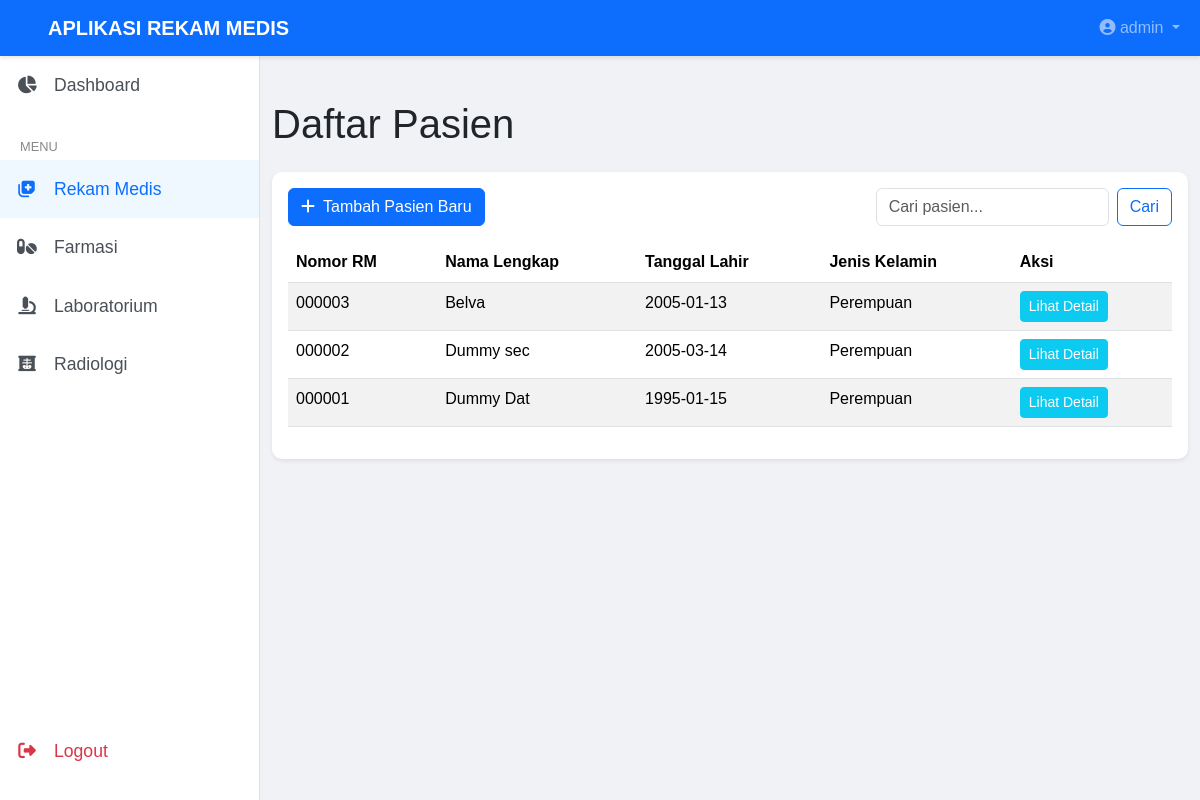
Screenshot of /patients.php (signed in) with the database file from the repository.
### tables this page shows
CREATE TABLE `patients` (
  `patient_id` int(11) NOT NULL,
  `med_record_number` varchar(6) NOT NULL,
  `full_name` varchar(100) NOT NULL,
  `date_of_birth` date NOT NULL,
  `gender` enum('Laki-laki','Perempuan') NOT NULL,
  `address` text DEFAULT NULL,
  `phone_number` varchar(15) DEFAULT NULL,
  `created_at` timestamp NOT NULL DEFAULT current_timestamp()
);

### app/models/Patient.php (called while the page is built, shortened)
<?php
class Patient {
    private $conn;
    public function __construct() {
        $this->conn = new mysqli(DB_HOST, DB_USER, DB_PASS, DB_NAME);
    }
    public function getAllPatients() {
        $sql = "SELECT * FROM patients ORDER BY created_at DESC";
        $result = $this->conn->query($sql);
        $patients = [];
        if ($result->num_rows > 0) {
            while($row = $result->fetch_assoc()) {
                $patients[] = $row;
            }
        }
        return $patients;
    }
}
?>

### patients.php (the view, shortened to what this page needs)
<?php
require_once 'app/models/Patient.php';
$patientModel = new Patient();
$patients = $patientModel->getAllPatients();
function isActive($pageName) {
    $currentPage = basename($_SERVER['PHP_SELF']);
    return $currentPage === $pageName ? 'active' : '';
}
?>
<!DOCTYPE html>
<html lang="id">
<head>
    <link href="https://cdn.jsdelivr.net/npm/bootstrap@5.3.2/dist/css/bootstrap.min.css" rel="stylesheet">
    <link rel="stylesheet" href="https://cdnjs.cloudflare.com/ajax/libs/font-awesome/6.4.0/css/all.min.css">
    <link rel="stylesheet" href="assets/css/style.css">
</head>
<body>
    <nav class="navbar navbar-expand-lg navbar-dark bg-primary fixed-top">
        <div class="container-fluid">
            <a class="navbar-brand fw-bold ms-3" href="#">APLIKASI REKAM MEDIS</a>
            <div class="collapse navbar-collapse justify-content-end" id="navbarNav">
                <ul class="navbar-nav">
                    <li class="nav-item dropdown">
                        <a class="nav-link dropdown-toggle" href="#" id="navbarDropdown" role="button" data-bs-toggle="dropdown" aria-expanded="false">
                            <i class="fas fa-user-circle"></i>
                            <?php echo htmlspecialchars($_SESSION['role']); ?>
                        </a>
                    </li>
                </ul>
            </div>
        </div>
    </nav>
    <div class="d-flex" id="wrapper">
        <nav id="sidebarMenu" class="sidebar">
            <div class="sidebar-top">
                <div class="list-group list-group-flush">
                    <a href="dashboard.php" class="list-group-item list-group-item-action py-3 ripple <?php echo isActive('dashboard.php'); ?>">
                        <i class="fas fa-chart-pie fa-fw me-3"></i><span>Dashboard</span>
                    </a>
                </div>
            </div>
            <div class="sidebar-menu">
                <h6 class="menu-title">MENU</h6>
                <div class="list-group list-group-flush">
                    <?php if ($_SESSION['role'] === 'admin' || $_SESSION['role'] === 'dokter') { ?>
                        <a href="patients.php" class="list-group-item list-group-item-action py-3 ripple <?php echo isActive('patients.php'); ?>">
                            <i class="fas fa-notes-medical fa-fw me-3"></i><span>Rekam Medis</span>
                        </a>
                    <?php } ?>
                    <?php if ($_SESSION['role'] === 'admin' || $_SESSION['role'] === 'farmasi') { ?>
                        <a href="pharmacy.php" class="list-group-item list-group-item-action py-3 ripple <?php echo isActive('pharmacy.php'); ?>">
                            <i class="fas fa-pills fa-fw me-3"></i><span>Farmasi</span>
                        </a>
                    <?php } ?>
                    <?php if ($_SESSION['role'] === 'admin' || $_SESSION['role'] === 'laboratorium') { ?>
                        <a href="lab.php" class="list-group-item list-group-item-action py-3 ripple <?php echo isActive('lab.php'); ?>">
                            <i class="fas fa-microscope fa-fw me-3"></i><span>Laboratorium</span>
                        </a>
                    <?php } ?>
                    <?php if ($_SESSION['role'] === 'admin' || $_SESSION['role'] === 'radiologi') { ?>
                        <a href="radiology.php" class="list-group-item list-group-item-action py-3 ripple <?php echo isActive('radiology.php'); ?>">
                            <i class="fas fa-x-ray fa-fw me-3"></i><span>Radiologi</span>
                        </a>
                    <?php } ?>
                </div>
            </div>
            <div class="sidebar-bottom">
                <div class="list-group list-group-flush">
                    <a href="logout.php" class="list-group-item list-group-item-action py-3 ripple text-danger">
                        <i class="fas fa-sign-out-alt fa-fw me-3"></i><span>Logout</span>
                    </a>
                </div>
            </div>
        </nav>
        <div id="page-content-wrapper">
            <main class="content">
                <div class="container-fluid py-4">
                    <h1 class="mb-4">Daftar Pasien</h1>
                    <div class="card shadow-sm mb-4">
                        <div class="card-body">
                            <div class="d-flex justify-content-between align-items-center mb-3">
                                <a href="add_patient.php" class="btn btn-primary"><i class="fas fa-plus me-2"></i>Tambah Pasien Baru</a>
                                <form class="d-flex">
                                    <input class="form-control me-2" type="search" placeholder="Cari pasien..." aria-label="Search">
                                    <button class="btn btn-outline-primary" type="submit">Cari</button>
                                </form>
                            </div>
                            <div class="table-responsive">
                                <table class="table table-striped table-hover">
                                    <thead>
                                        <tr>
                                            <th>Nomor RM</th><th>Nama Lengkap</th><th>Tanggal Lahir</th><th>Jenis Kelamin</th><th>Aksi</th>
                                        </tr>
                                    </thead>
                                    <tbody>
                                        <?php if (!empty($patients)): ?>
                                            <?php foreach ($patients as $patient): ?>
                                            <tr>
                                                <td><?php echo htmlspecialchars($patient['med_record_number']); ?></td>
                                                <td><?php echo htmlspecialchars($patient['full_name']); ?></td>
                                                <td><?php echo htmlspecialchars($patient['date_of_birth']); ?></td>
                                                <td><?php echo htmlspecialchars($patient['gender']); ?></td>
                                                <td>
                                                    <a href="patient_details.php?rm=<?php echo htmlspecialchars($patient['med_record_number']); ?>" class="btn btn-sm btn-info text-white">Lihat Detail</a>
                                                </td>
                                            </tr>
                                            <?php endforeach; ?>
                                        <?php else: ?>
                                            <tr><td colspan="5" class="text-center">Tidak ada data pasien.</td></tr>
                                        <?php endif; ?>
                                    </tbody>
                                </table>
                            </div>
                        </div>
                    </div>
                </div>
            </main>
        </div>
    </div>
</body>
</html>

### assets/css/style.css (style rules this page uses)
body { font-family: Arial, sans-serif; background-color: #f0f2f5; padding-top: 56px; }
#wrapper { display: flex; }
.navbar { z-index: 1030; box-shadow: 0 2px 4px rgba(0, 0, 0, 0.1); }
.navbar-brand { padding-left: 20px; }
.sidebar { position: fixed; top: 56px; left: 0; bottom: 0; width: 260px; z-index: 1020; background-color: #fff; border-right: 1px solid #e0e0e0; display: flex; flex-direction: column; }
.sidebar-menu { flex-grow: 1; padding-top: 10px; }
.sidebar-bottom { flex-grow: 0; padding-bottom: 20px; }
.menu-title { font-size: 0.8rem; color: #888; margin-left: 20px; margin-top: 15px; margin-bottom: 5px; }
.list-group-item { border: none; border-left: 5px solid transparent; }
.list-group-item-action { color: #495057; padding: 12px 1rem; font-size: 1.1rem; font-weight: 500; transition: background-color 0.3s, color 0.3s, border-left 0.3s; }
.list-group-item-action.active { color: #0d6efd !important; background-color: #f0f8ff !important; border-left-color: #0d6efd; }
.list-group-item-action i { color: #495057; transition: color 0.3s; }
.list-group-item-action:hover i, .list-group-item-action.active i { color: #0d6efd !important; }
.list-group-item-action.text-danger i { color: #dc3545 !important; }
#page-content-wrapper { flex-grow: 1; overflow-x: hidden; padding-top: 20px; margin-left: 260px; }
.card { border-radius: 10px; border: none; box-shadow: 0 4px 6px rgba(0, 0, 0, 0.1); transition: transform 0.2s; }

### rows the page displays
patients: med_record_number "000003", full_name "Belva", date_of_birth "2005-01-13", gender "Perempuan"
patients: med_record_number "000002", full_name "Dummy sec", date_of_birth "2005-03-14", gender "Perempuan"
patients: med_record_number "000001", full_name "Dummy Dat", date_of_birth "1995-01-15", gender "Perempuan"

### other values shown
$_SESSION['role'] "admin"
